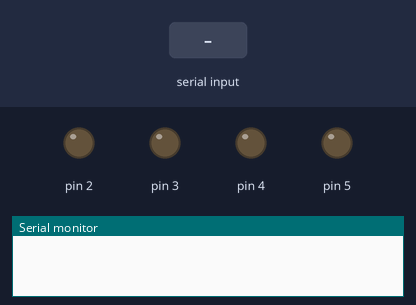
Recording of a sketch running on a simulated Arduino Uno, built with avr-gcc and run on an emulated ATmega328P. Shown: output pins drawn as LEDs (lit = HIGH), the last lines printed to the serial monitor. The test bench sets the inputs (shaded band).

Above: at 1.2 s.
1.3 s: "a\n" received over Serial
At 2.0 s:
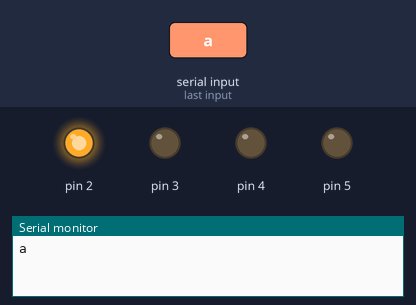
2.8 s: byte 99 ('c') received over Serial
At 3.1 s:
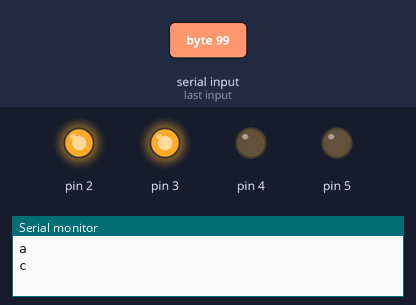
4.3 s: byte 98 ('b') received over Serial
At 5.4 s:
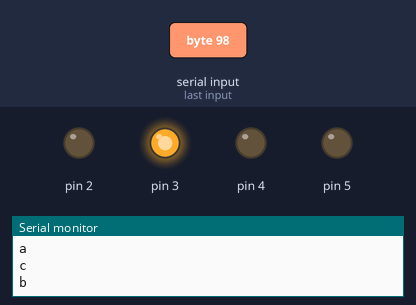
5.8 s: byte 101 ('e') received over Serial
At 6.6 s:
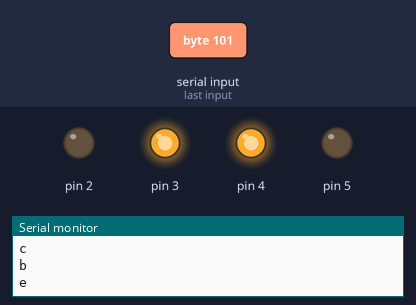
7.3 s: byte 100 ('d') received over Serial
At 7.7 s:
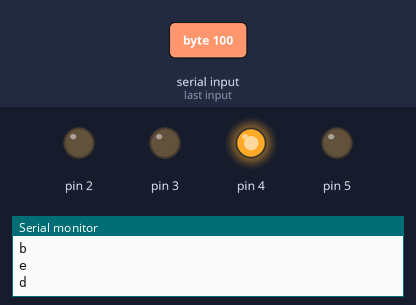
8.8 s: byte 103 ('g') received over Serial
At 10.1 s:
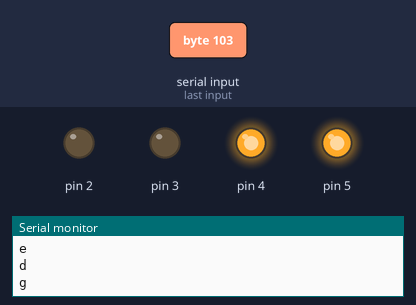
Timing chart, 0 to 11.3 s (numbered marks = the images above; inputs shaded):
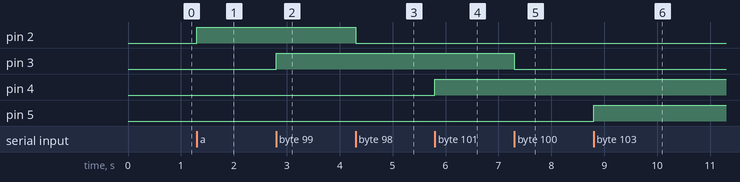

The sketch:

bluetooth.ino
```cpp
char data = 0;
void setup()
{
Serial.begin(9600);
pinMode(2, OUTPUT);
pinMode(3, OUTPUT);
pinMode(4, OUTPUT);
pinMode(5, OUTPUT);
}
void loop()
{
if(Serial.available() > 0)
{
data = Serial.read();
Serial.print(data);
Serial.print("\n");
if(data == 'a')
digitalWrite(2, HIGH);
else if(data == 'b')
digitalWrite(2, LOW);

  if(data == 'c')
digitalWrite(3, HIGH);
else if(data == 'd')
digitalWrite(3, LOW);

if(data == 'e')
digitalWrite(4, HIGH);
else if(data == 'f')
digitalWrite(4, LOW);

if(data == 'g')
digitalWrite(5, HIGH);
else if(data == 'h')
digitalWrite(5, LOW);
}

}
```

Measured:
- after the input at 1.3 s, pin 2: LOW → HIGH at once
- after the input at 2.8 s, pin 3: LOW → HIGH at once
- after the input at 4.3 s, pin 2: HIGH → LOW at once
- after the input at 5.8 s, pin 4: LOW → HIGH at once
- after the input at 7.3 s, pin 3: HIGH → LOW at once
- after the input at 8.8 s, pin 5: LOW → HIGH at once
